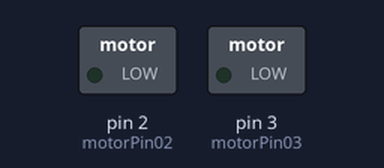
The sketch below on a simulated Arduino Uno, built with avr-gcc and run on an emulated ATmega328P. On the bench: switched loads named in the sketch (green lamp = pin HIGH).

Above: at 0.5 s.
At 6.0 s:
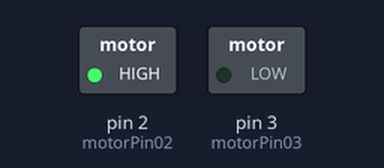
At 13.0 s:
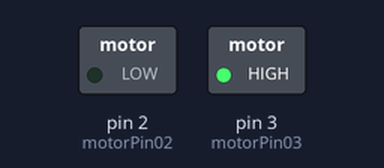
Timing chart, 0 to 45.5 s (numbered marks = the images above):
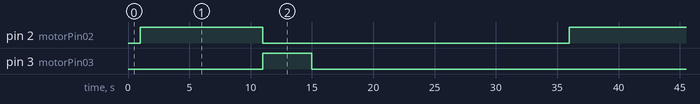

Measured:
- by itself, pin 2 (motorPin02): alternates HIGH for 10.0 s and LOW for 25.0 s
- by itself, pin 3 (motorPin03): alternates HIGH for 4.0 s and LOW for 31.0 s
- by itself, everything shown: repeats every 35.0 s, in 3 steps

The sketch:

PHYS_221_Fan_Carts.ino
```cpp
// simple motor control

int motorPin02=2, motorPin03=3;
int tF = 10E3;     // time to leave forward motor on in ms (milliseconds)
int tC = 0;       // time to leave both motors off (coasting) in ms
int tR = 4E3;     // time to leave reverse motor on in ms
int wait = 20E3;  // time between restarting the entire program in ms

// equation 1 \
x_f = x_i + v_i * t + 1/2 * a * t^2 <- speeding up, x_f == x_i in next eq \
  x_i = 0 \
  t = ? \
  a = need to find 0.1332 m/s^2 \
  v_i = 0

int xFin = 100;
double xFinHalf = xFin / 2;
double acc = 0.1322;
double tFrwd = sqrt((xFinHalf * acc)/2);

double velFinalHalf = acc * tFrwd;

// equation 2 \
x_f = x_i + v_i * t + 1/2 * a * t^2 <- slowing down \
  x_i = prev x_f \
  t = ? \
  a = need to find \
  v_i = derive from prev eq ... comes from v_f = v_i + a * t

//int tF = tFrwd * 1000;
//int tR = tF;

void setup() {
  pinMode(motorPin02,OUTPUT);
  pinMode(motorPin03,OUTPUT);
  digitalWrite(motorPin02,LOW); // starts off
  digitalWrite(motorPin03,LOW); // starts off
}

void loop() {

  delay(1000);                     // how long to wait before firing first motor

  digitalWrite(motorPin02,HIGH);   // turn forward motor ON
  digitalWrite(motorPin03,LOW);
  delay(tF);                       // time to leave forward motor on

  digitalWrite(motorPin02,LOW);    // turn forward motor OFF
  digitalWrite(motorPin03,LOW);
  delay(tC);                       // time to leave both motors off (coasting)

  digitalWrite(motorPin02,LOW);    // turn reverse motor ON
  digitalWrite(motorPin03,HIGH);
  delay(tR);                       // time to leave reverse motor on

  digitalWrite(motorPin02,LOW);    // turn reverse motor OFF
  digitalWrite(motorPin03,LOW);
  delay(0);                        // time to leave motor off between directions

  delay(wait);                     // time between the restarting the for loop in ms
}
```
